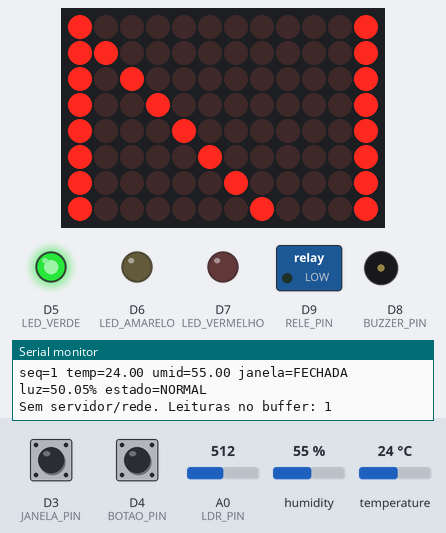
Simulated run of this sketch. Board: Arduino Uno R4 WiFi. Parts: 12×8 LED matrix, switched loads named in the sketch (green lamp = pin HIGH), output pins drawn as LEDs (lit = HIGH), buzzer (waves = sounding), the last lines printed to the serial monitor. The test bench sets the inputs (shaded band); at power-on: temperature 24 °C, D3 (JANELA_PIN) HIGH, D4 (BOTAO_PIN) HIGH, A0 (LDR_PIN) = 512, humidity 55 %. WiFi joins after 1.5 s; servers stay silent unless stated; uploads are accepted with an empty reply.

Above: at 2.7 s.
2.8 s: temperature set to 20 °C
At 8.0 s:
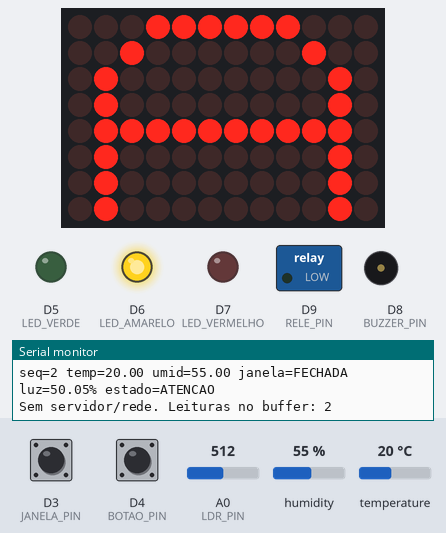
At 10.29 s:
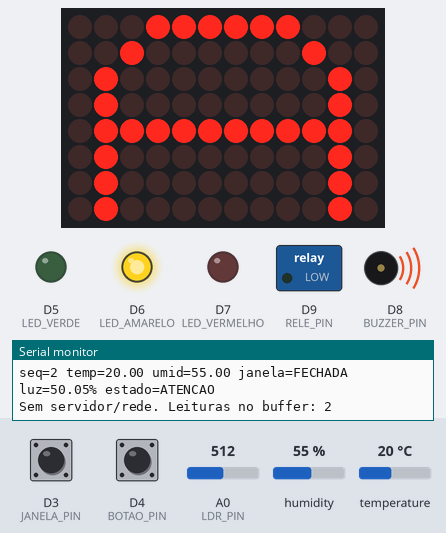
11.9 s: D3 (JANELA_PIN) pulled LOW for 0.35 s
Timing chart, 0 to 22.1 s (numbered marks = the images above; inputs shaded):
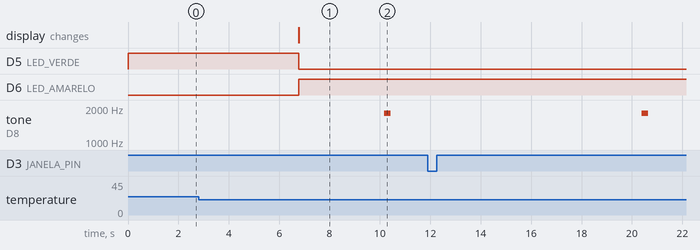

Measured:
- the behaviour switches between 22 and 21 °C on temperature (found by bisection; images 0 and 1)
- after the input at 2.8 s, D5 (LED_VERDE): HIGH → LOW after 4.0 s; D6 (LED_AMARELO): LOW → HIGH after 4.0 s; tone on D8 (BUZZER_PIN): silent → 1800 Hz after 7.4 s, → silent 0.26 s later; the display: changes after 4.0 s (image 1)

The sketch:

EstufaSmart.ino
```cpp
#include <WiFiS3.h>
#include <DHT.h>
#include <Arduino_LED_Matrix.h>
#include "secrets.h"

// ===================== PINOS =====================
#define DHT_PIN       2
#define DHT_TYPE      DHT11
#define JANELA_PIN    3
#define BOTAO_PIN     4
#define LED_VERDE     5
#define LED_AMARELO   6
#define LED_VERMELHO  7
#define BUZZER_PIN    8
#define RELE_PIN      9
#define LDR_PIN       A0

// Se o seu módulo de relé for "ativo em LOW", troque para true.
const bool RELE_ATIVO_LOW = false;

// ===================== REGRAS =====================
const float TEMP_MIN = 20.0;
const float TEMP_MAX = 28.0;

// Como a prova não define numericamente "perto do limite" e "luz muito alta",
// adotamos estes valores de treino:
const float TEMP_ATENCAO_BAIXA = 21.0;
const float TEMP_ATENCAO_ALTA  = 27.0;
const float LUZ_MUITO_ALTA_PCT = 85.0;

const unsigned long INTERVALO_LEITURA_MS = 5000;
const unsigned long JANELA_ATENCAO_MS    = 20000;
const unsigned long JANELA_CRITICO_MS    = 60000;
const unsigned long TEMP_CRITICO_MS      = 30000;
const unsigned long BIPE_ATENCAO_MS      = 10000;
const unsigned long RECONEXAO_WIFI_MS    = 10000;

DHT dht(DHT_PIN, DHT_TYPE);
ArduinoLEDMatrix matrix;

// ===================== ESTADOS =====================
enum Estado {
  NORMAL,
  ATENCAO,
  CRITICO,
  RECONHECIDO,
  FALHA_SENSOR
};

Estado estadoAtual = NORMAL;

// ===================== TELEMETRIA =====================
struct Telemetria {
  unsigned long seq;
  float temp;
  float umid;
  bool janela;
  float luzPct;
  Estado estado;
};

const int BUFFER_SIZE = 20;
Telemetria fila[BUFFER_SIZE];
int filaInicio = 0;
int filaQuantidade = 0;

unsigned long seq = 0;
float tempAtual = 0;
float umidAtual = 0;
float luzAtualPct = 0;
bool janelaAberta = false;
int falhasDhtSeguidas = 0;

unsigned long ultimaLeitura = 0;
unsigned long janelaAbertaDesde = 0;
unsigned long tempForaDesde = 0;
unsigned long ultimoBipeAtencao = 0;
unsigned long ultimaTentativaWifi = 0;

bool janelaContando = false;
bool tempForaContando = false;
bool criticoReconhecido = false;

// ===================== MATRIZ 12x8 =====================
// Desenhos simples das letras N, A, C, R, F.
const uint8_t LETRA_N[8][12] = {
  {1,0,0,0,0,0,0,0,0,0,0,1},
  {1,1,0,0,0,0,0,0,0,0,0,1},
  {1,0,1,0,0,0,0,0,0,0,0,1},
  {1,0,0,1,0,0,0,0,0,0,0,1},
  {1,0,0,0,1,0,0,0,0,0,0,1},
  {1,0,0,0,0,1,0,0,0,0,0,1},
  {1,0,0,0,0,0,1,0,0,0,0,1},
  {1,0,0,0,0,0,0,1,0,0,0,1}
};

const uint8_t LETRA_A[8][12] = {
  {0,0,0,1,1,1,1,1,1,0,0,0},
  {0,0,1,0,0,0,0,0,0,1,0,0},
  {0,1,0,0,0,0,0,0,0,0,1,0},
  {0,1,0,0,0,0,0,0,0,0,1,0},
  {0,1,1,1,1,1,1,1,1,1,1,0},
  {0,1,0,0,0,0,0,0,0,0,1,0},
  {0,1,0,0,0,0,0,0,0,0,1,0},
  {0,1,0,0,0,0,0,0,0,0,1,0}
};

const uint8_t LETRA_C[8][12] = {
  {0,0,1,1,1,1,1,1,1,1,0,0},
  {0,1,0,0,0,0,0,0,0,0,1,0},
  {0,1,0,0,0,0,0,0,0,0,0,0},
  {0,1,0,0,0,0,0,0,0,0,0,0},
  {0,1,0,0,0,0,0,0,0,0,0,0},
  {0,1,0,0,0,0,0,0,0,0,0,0},
  {0,1,0,0,0,0,0,0,0,0,1,0},
  {0,0,1,1,1,1,1,1,1,1,0,0}
};

const uint8_t LETRA_R[8][12] = {
  {0,1,1,1,1,1,1,1,1,0,0,0},
  {0,1,0,0,0,0,0,0,0,1,0,0},
  {0,1,0,0,0,0,0,0,0,1,0,0},
  {0,1,1,1,1,1,1,1,1,0,0,0},
  {0,1,0,0,1,0,0,0,0,0,0,0},
  {0,1,0,0,0,1,0,0,0,0,0,0},
  {0,1,0,0,0,0,1,0,0,0,0,0},
  {0,1,0,0,0,0,0,1,0,0,0,0}
};

const uint8_t LETRA_F[8][12] = {
  {0,1,1,1,1,1,1,1,1,1,0,0},
  {0,1,0,0,0,0,0,0,0,0,0,0},
  {0,1,0,0,0,0,0,0,0,0,0,0},
  {0,1,1,1,1,1,1,1,0,0,0,0},
  {0,1,0,0,0,0,0,0,0,0,0,0},
  {0,1,0,0,0,0,0,0,0,0,0,0},
  {0,1,0,0,0,0,0,0,0,0,0,0},
  {0,1,0,0,0,0,0,0,0,0,0,0}
};

const char* nomeEstado(Estado e) {
  switch (e) {
    case NORMAL: return "NORMAL";
    case ATENCAO: return "ATENCAO";
    case CRITICO: return "CRITICO";
    case RECONHECIDO: return "RECONHECIDO";
    case FALHA_SENSOR: return "FALHA_SENSOR";
  }
  return "DESCONHECIDO";
}

void mostrarMatriz(Estado e) {
  switch (e) {
    case NORMAL:       matrix.renderBitmap(LETRA_N, 8, 12); break;
    case ATENCAO:      matrix.renderBitmap(LETRA_A, 8, 12); break;
    case CRITICO:      matrix.renderBitmap(LETRA_C, 8, 12); break;
    case RECONHECIDO:  matrix.renderBitmap(LETRA_R, 8, 12); break;
    case FALHA_SENSOR: matrix.renderBitmap(LETRA_F, 8, 12); break;
  }
}

void setRele(bool ligado) {
  if (RELE_ATIVO_LOW) {
    digitalWrite(RELE_PIN, ligado ? LOW : HIGH);
  } else {
    digitalWrite(RELE_PIN, ligado ? HIGH : LOW);
  }
}

void desligarLeds() {
  digitalWrite(LED_VERDE, LOW);
  digitalWrite(LED_AMARELO, LOW);
  digitalWrite(LED_VERMELHO, LOW);
}

void aplicarSaidas() {
  desligarLeds();
  noTone(BUZZER_PIN);

  if (estadoAtual == NORMAL) {
    digitalWrite(LED_VERDE, HIGH);
    setRele(false);
  }
  else if (estadoAtual == ATENCAO) {
    digitalWrite(LED_AMARELO, HIGH);
    setRele(false);
  }
  else if (estadoAtual == CRITICO) {
    digitalWrite(LED_VERMELHO, HIGH);
    setRele(true);
    tone(BUZZER_PIN, 2200);
  }
  else if (estadoAtual == RECONHECIDO) {
    digitalWrite(LED_VERMELHO, HIGH);
    setRele(true);
    // buzzer fica silencioso
  }
  else if (estadoAtual == FALHA_SENSOR) {
    digitalWrite(LED_AMARELO, HIGH);
    digitalWrite(LED_VERMELHO, HIGH);
    setRele(false);
  }

  mostrarMatriz(estadoAtual);
}

void bipAtencaoNaoBloqueante() {
  static bool bipLigado = false;
  static unsigned long bipInicio = 0;
  unsigned long agora = millis();

  if (estadoAtual != ATENCAO) {
    if (bipLigado) {
      noTone(BUZZER_PIN);
      bipLigado = false;
    }
    return;
  }

  if (!bipLigado && (agora - ultimoBipeAtencao >= BIPE_ATENCAO_MS)) {
    tone(BUZZER_PIN, 1800);
    bipLigado = true;
    bipInicio = agora;
    ultimoBipeAtencao = agora;
  }

  if (bipLigado && (agora - bipInicio >= 180)) {
    noTone(BUZZER_PIN);
    bipLigado = false;
  }
}

float lerLuzPct() {
  int bruto = analogRead(LDR_PIN);
  // UNO R4 trabalha tipicamente com ADC de 10 bits por padrão nesta configuração.
  float pct = (bruto / 1023.0) * 100.0;
  if (pct < 0) pct = 0;
  if (pct > 100) pct = 100;
  return pct;
}

bool botaoPressionado() {
  static bool anterior = HIGH;
  static unsigned long mudouEm = 0;
  static bool confirmado = HIGH;

  bool atual = digitalRead(BOTAO_PIN);

  if (atual != anterior) {
    mudouEm = millis();
    anterior = atual;
  }

  if ((millis() - mudouEm) > 40 && atual != confirmado) {
    confirmado = atual;
    if (confirmado == LOW) return true;
  }
  return false;
}

void atualizarTemporizadores() {
  unsigned long agora = millis();

  if (janelaAberta) {
    if (!janelaContando) {
      janelaContando = true;
      janelaAbertaDesde = agora;
    }
  } else {
    janelaContando = false;
  }

  bool fora = (tempAtual < TEMP_MIN || tempAtual > TEMP_MAX);
  if (fora) {
    if (!tempForaContando) {
      tempForaContando = true;
      tempForaDesde = agora;
    }
  } else {
    tempForaContando = false;
  }
}

Estado calcularEstado() {
  unsigned long agora = millis();

  if (falhasDhtSeguidas >= 3) return FALHA_SENSOR;

  bool tempFora = (tempAtual < TEMP_MIN || tempAtual > TEMP_MAX);
  bool tempCriticaTempo = tempFora && tempForaContando &&
                          (agora - tempForaDesde > TEMP_CRITICO_MS);

  bool janelaAtencao = janelaAberta && janelaContando &&
                       (agora - janelaAbertaDesde > JANELA_ATENCAO_MS);

  bool janelaCritica = janelaAberta && janelaContando &&
                       (agora - janelaAbertaDesde > JANELA_CRITICO_MS);

  bool pertoLimite = !tempFora &&
                     (tempAtual <= TEMP_ATENCAO_BAIXA || tempAtual >= TEMP_ATENCAO_ALTA);

  bool luzMuitoAlta = luzAtualPct >= LUZ_MUITO_ALTA_PCT;

  bool condicaoCritica = tempCriticaTempo || janelaCritica;

  if (estadoAtual == RECONHECIDO) {
    if (!condicaoCritica && !tempFora && !janelaAberta) {
      criticoReconhecido = false;
      return NORMAL;
    }
    return RECONHECIDO;
  }

  if (criticoReconhecido && condicaoCritica) {
    return RECONHECIDO;
  }

  if (condicaoCritica) return CRITICO;
  if (pertoLimite || janelaAtencao || luzMuitoAlta) return ATENCAO;

  // Se temperatura acabou de sair da faixa mas ainda não completou 30 s,
  // tratamos como ATENÇÃO durante o período de confirmação.
  if (tempFora) return ATENCAO;

  return NORMAL;
}

void adicionarFila(const Telemetria &t) {
  if (filaQuantidade < BUFFER_SIZE) {
    int pos = (filaInicio + filaQuantidade) % BUFFER_SIZE;
    fila[pos] = t;
    filaQuantidade++;
  } else {
    // Buffer cheio: mantém as 20 leituras mais recentes.
    fila[filaInicio] = t;
    filaInicio = (filaInicio + 1) % BUFFER_SIZE;
  }
}

bool enviarHttp(const Telemetria &t) {
  if (WiFi.status() != WL_CONNECTED) return false;

  WiFiClient client;
  if (!client.connect(SERVER_HOST, SERVER_PORT)) {
    return false;
  }

  String body = "{";
  body += "\"device_id\":\"ESTUFA_SALA01\",";
  body += "\"placa\":\"Arduino UNO R4 WiFi\",";
  body += "\"seq\":" + String(t.seq) + ",";
  body += "\"temp\":" + String(t.temp, 1) + ",";
  body += "\"umid\":" + String(t.umid, 1) + ",";
  body += "\"janela\":" + String(t.janela ? "true" : "false") + ",";
  body += "\"luz_pct\":" + String(t.luzPct, 1) + ",";
  body += "\"estado\":\"" + String(nomeEstado(t.estado)) + "\"";
  body += "}";

  client.println("POST /api/telemetria HTTP/1.1");
  client.print("Host: ");
  client.print(SERVER_HOST);
  client.print(":");
  client.println(SERVER_PORT);
  client.println("Content-Type: application/json");
  client.print("Content-Length: ");
  client.println(body.length());
  client.println("Connection: close");
  client.println();
  client.print(body);

  unsigned long inicio = millis();
  while (client.connected() && !client.available() && millis() - inicio < 1500) {
    // espera curta do socket; não interfere no intervalo principal de 5 s
  }

  String statusLine = client.readStringUntil('\n');
  client.stop();

  return statusLine.indexOf("201") >= 0;
}

void reenviarFila() {
  while (filaQuantidade > 0 && WiFi.status() == WL_CONNECTED) {
    Telemetria &t = fila[filaInicio];
    if (!enviarHttp(t)) break;

    filaInicio = (filaInicio + 1) % BUFFER_SIZE;
    filaQuantidade--;
  }
}

void garantirWifi() {
  if (WiFi.status() == WL_CONNECTED) return;

  unsigned long agora = millis();
  if (agora - ultimaTentativaWifi < RECONEXAO_WIFI_MS) return;

  ultimaTentativaWifi = agora;
  WiFi.begin(WIFI_SSID, WIFI_PASS);
}

void registrarEEnviar() {
  Telemetria t;
  t.seq = ++seq;
  t.temp = tempAtual;
  t.umid = umidAtual;
  t.janela = janelaAberta;
  t.luzPct = luzAtualPct;
  t.estado = estadoAtual;

  Serial.print("seq=");
  Serial.print(t.seq);
  Serial.print(" temp=");
  Serial.print(t.temp);
  Serial.print(" umid=");
  Serial.print(t.umid);
  Serial.print(" janela=");
  Serial.print(t.janela ? "ABERTA" : "FECHADA");
  Serial.print(" luz=");
  Serial.print(t.luzPct);
  Serial.print("% estado=");
  Serial.println(nomeEstado(t.estado));

  // Primeiro tenta limpar o buffer antigo; depois envia a leitura atual.
  reenviarFila();

  if (!enviarHttp(t)) {
    adicionarFila(t);
    Serial.print("Sem servidor/rede. Leituras no buffer: ");
    Serial.println(filaQuantidade);
  }
}

void fazerLeitura() {
  float h = dht.readHumidity();
  float t = dht.readTemperature();

  janelaAberta = (digitalRead(JANELA_PIN) == LOW);
  luzAtualPct = lerLuzPct();

  if (isnan(t) || isnan(h)) {
    falhasDhtSeguidas++;
    Serial.print("Falha DHT11 #");
    Serial.println(falhasDhtSeguidas);

    if (falhasDhtSeguidas >= 3) {
      estadoAtual = FALHA_SENSOR;
      aplicarSaidas();
    }
    return;
  }

  falhasDhtSeguidas = 0;
  tempAtual = t;
  umidAtual = h;

  atualizarTemporizadores();
  estadoAtual = calcularEstado();
  aplicarSaidas();
  registrarEEnviar();
}

void setup() {
  Serial.begin(115200);

  pinMode(JANELA_PIN, INPUT_PULLUP);
  pinMode(BOTAO_PIN, INPUT_PULLUP);

  pinMode(LED_VERDE, OUTPUT);
  pinMode(LED_AMARELO, OUTPUT);
  pinMode(LED_VERMELHO, OUTPUT);
  pinMode(BUZZER_PIN, OUTPUT);
  pinMode(RELE_PIN, OUTPUT);

  dht.begin();
  matrix.begin();

  setRele(false);
  aplicarSaidas();

  Serial.println("EstufaSmart iniciando...");
  WiFi.begin(WIFI_SSID, WIFI_PASS);
  ultimaTentativaWifi = millis();

  // Faz a primeira leitura imediatamente.
  ultimaLeitura = millis() - INTERVALO_LEITURA_MS;
}

void loop() {
  garantirWifi();

  if (botaoPressionado() && estadoAtual == CRITICO) {
    criticoReconhecido = true;
    estadoAtual = RECONHECIDO;
    aplicarSaidas();
    Serial.println("Alarme reconhecido localmente.");
  }

  bipAtencaoNaoBloqueante();

  unsigned long agora = millis();
  if (agora - ultimaLeitura >= INTERVALO_LEITURA_MS) {
    ultimaLeitura = agora;
    fazerLeitura();
  }

  // Quando a rede voltar, tenta reenviar o que ficou armazenado.
  if (WiFi.status() == WL_CONNECTED && filaQuantidade > 0) {
    reenviarFila();
  }
}
```

secrets.h
```cpp
#pragma once

// PREENCHA COM O WI-FI DA SUA REDE
#define WIFI_SSID "SEU_WIFI"
#define WIFI_PASS "SUA_SENHA"

// IP do computador que está rodando o servidor Flask.
// Exemplo: 192.168.0.15
#define SERVER_HOST "192.168.0.15"
#define SERVER_PORT 5000
```
